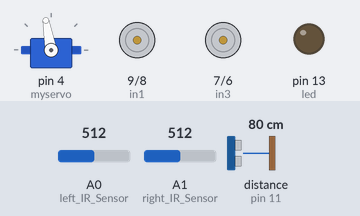
A sketch run on a simulated Arduino Uno, built with avr-gcc and run on an emulated ATmega328P. Shown: servo, motor-driver pin pairs drawn as motors (green arrow = first pin HIGH = forward, orange = second pin HIGH = backward, longer = more drive, scaled by the enable pin), output pins drawn as LEDs (lit = HIGH). Wiring (inferred from the names in the program): ultrasonic range finder: trigger pin 12; echo pin 11. The test bench sets the inputs (shaded band); at power-on: distance to the obstacle (sensor on pin 11) 80 cm, A0 (left_IR_Sensor) = 512, A1 (right_IR_Sensor) = 512. The echo pulse lasts 58.3 µs per cm; pins used as bus, display or sensor lines are not drawn. At 26.9 s the program stops and its outputs stay as they are.

Above: at 1.3 s.
1.4 s: distance to the obstacle (sensor on pin 11) set to 35 cm
2.9 s: distance to the obstacle (sensor on pin 11) set to 26 cm
At 3.11 s:
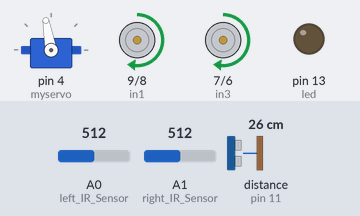
11.9 s: distance to the obstacle (sensor on pin 11) set to 60 cm
At 12.6 s:
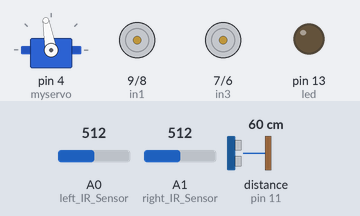
13.4 s: distance to the obstacle (sensor on pin 11) set to 2 cm
At 27.2 s:
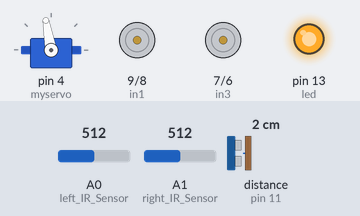
Timing chart, 0 to 28.4 s (numbered marks = the images above; inputs shaded):
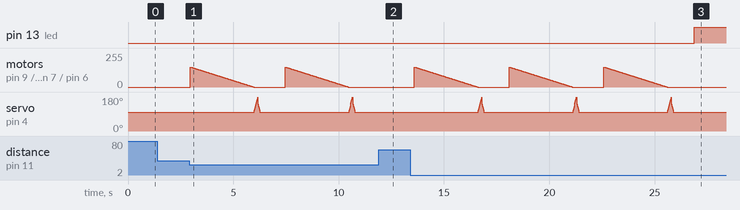

The sketch:

UTEKCode2020.ino
```cpp
//UTEK 2020 Senior Design
//Puneet, Julia, Truman
//Timbit Dispenser

#include <Servo.h>

//Servo
Servo myservo;
int pos = 0;
const int servoPin = 4;

//IR Sensors
const int left_IR_Sensor = A0;
const int right_IR_Sensor = A1;
int left_Sensor_Val, right_Sensor_Val;
const int sensorThresh = 50;

//Motors
const int enA = 10;
const int in1 = 9;
const int in2 = 8;
const int enB = 5;
const int in3 = 7;
const int in4 = 6;

//Ultrasonic Sensor
const int trig = 12;
const int echo = 11;
long duration;
int distance;

//LED
const int led = 13;

//house drop (fix if time to sreal read)
const int h1 = 1;
const int h2 = 1;
const int h3 = 1;
const int h4 = 1;
const int h5 = 1;

//amount of houses visited
int houseCount = 0;

void setup() {
  // put your setup code here, to run once:
  Serial.begin(9600);
  delay(100);

  //setting up motor pins
  pinMode(enA, OUTPUT);
  pinMode(enB, OUTPUT);
  pinMode(in1, OUTPUT);
  pinMode(in2, OUTPUT);
  pinMode(in3, OUTPUT);
  pinMode(in4, OUTPUT);

  //ultrasonic sensor pins
  pinMode(trig, OUTPUT);
  pinMode(echo, INPUT);

  //while(Serial.available() <= 0);

  //servo pins
  myservo.attach(4);
  myservo.write(100);

  //led pin
  pinMode(led, OUTPUT);
}

void loop() {
  //Sensor Calibration
//  left_Sensor_Val = analogRead(left_IR_Sensor);
//  right_Sensor_Val = analogRead(right_IR_Sensor);
//  Serial.print("Right Val: ");
//  Serial.print(right_Sensor_Val);
//  Serial.print("Left Val: ");
//  Serial.println(left_Sensor_Val);
//  delay(1000);
  //ultrasonic test
  followLine();
}

void birth(){

  for(pos = 100; pos <= 180; pos += 1) {
    myservo.write(pos);
    delay(2);
  }

  for(pos = 150; pos >= 100; pos -= 1) {
    myservo.write(pos);
    delay(2);
  }
  delay(1000);
}

void over(){
  digitalWrite(led, HIGH);
  while(1);
}

void followLine(){
  left_Sensor_Val = analogRead(left_IR_Sensor);
  right_Sensor_Val = analogRead(right_IR_Sensor);
  if (dist() < 30){
    drive(3);
    if(houseCount == 0){
      for(int i = 0; i < h1; i++){
        birth();
      }
    } else if(houseCount == 1){
      for(int i = 0; i < h2; i++){
        birth();
      }
    } else if(houseCount == 2){
      for(int i = 0; i < h3; i++){
        birth();
      }
    } else if(houseCount == 3){
      for(int i = 0; i < h4; i++){
        birth();
      }
    } else if(houseCount == 4){
      for(int i = 0; i < h5; i++){
        birth();
      }
      over();
    }
    houseCount += 1;
  }
  if (right_Sensor_Val < sensorThresh && left_Sensor_Val < sensorThresh){
    drive(0);
  }
  if (right_Sensor_Val > sensorThresh && left_Sensor_Val < sensorThresh){
    drive(1);
  }
  if (right_Sensor_Val > sensorThresh && left_Sensor_Val > sensorThresh){
    drive(2);
  }
}

int dist(){
  digitalWrite(trig, LOW);
  delayMicroseconds(2);
  // Sets the trigPin on HIGH state for 10 micro seconds
  digitalWrite(trig, HIGH);
  delayMicroseconds(10);
  digitalWrite(trig, LOW);
  // Reads the echoPin, returns the sound wave travel time in microseconds
  duration = pulseIn(echo, HIGH);
  // Calculating the distance
  distance= duration*0.034/2;
  // Prints the distance on the Serial Monitor
  return distance;
}

void drive(int dir) { //0 = straight; 1 = left; 2 = right; 3 = stop
  digitalWrite(in1, HIGH);
  digitalWrite(in2, LOW);
  digitalWrite(in3, HIGH);
  digitalWrite(in4, LOW);

  if (dir == 0){
    analogWrite(enA, 255);
    analogWrite(enB, 255);
  }
  if (dir == 1){
    while(analogRead(left_IR_Sensor) < sensorThresh && analogRead(right_IR_Sensor) < sensorThresh){
      analogWrite(enA, 255);
      analogWrite(enB, 0);
    }
    delay(200);
  }
  if (dir == 2){
    while(analogRead(left_IR_Sensor) < sensorThresh && analogRead(right_IR_Sensor) < sensorThresh){
      analogWrite(enA, 0);
      analogWrite(enB, 255);
    }
    delay(200);
  }
  if (dir == 3){
    for (int i = 150; i >= 0; --i){
      analogWrite(enA, i);
      analogWrite(enB, i);
      delay(20);
    }
    digitalWrite(in1, LOW);
    digitalWrite(in2, LOW);
    digitalWrite(in3, LOW);
    digitalWrite(in4, LOW);
  }
}
```

Measured:
- the behaviour switches between 31 and 30 cm on distance to the obstacle (sensor on pin 11) (found by bisection; images 0 and 1)
- after the input at 1.4 s, every drawn part: stays the same
- after the input at 11.9 s, motor on pin 9 (in1) / pin 8 (in2), motor on pin 7 (in3) / pin 6 (in4): stops changing and stays stopped
- after the input at 13.4 s, pin 13 (led): LOW → HIGH after 13.5 s; motor on pin 9 (in1) / pin 8 (in2): ramps from forward 150/255 to stopped and jumps back, once every 4.5 s
